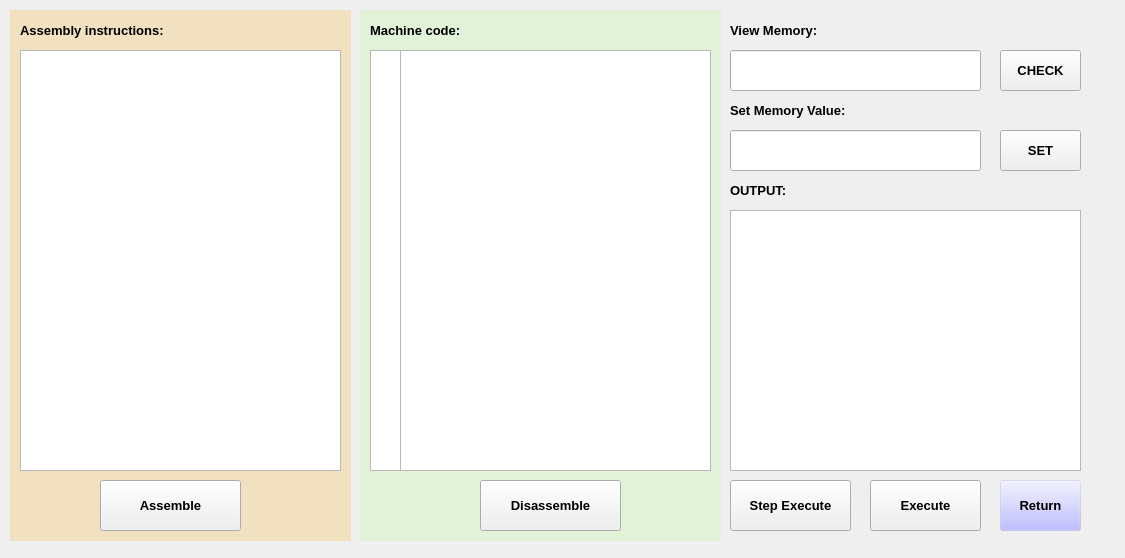
<?xml version="1.0" encoding="UTF-8"?>
<ui version="4.0">
 <class>Firstwindow</class>
 <widget class="QWidget" name="Firstwindow">
  <property name="geometry">
   <rect>
    <x>0</x>
    <y>0</y>
    <width>1125</width>
    <height>558</height>
   </rect>
  </property>
  <property name="windowTitle">
   <string>Form</string>
  </property>
  <widget class="QPushButton" name="Execute">
   <property name="geometry">
    <rect>
     <x>870</x>
     <y>480</y>
     <width>111</width>
     <height>51</height>
    </rect>
   </property>
   <property name="font">
    <font>
     <pointsize>10</pointsize>
     <bold>true</bold>
    </font>
   </property>
   <property name="text">
    <string>Execute</string>
   </property>
  </widget>
  <widget class="QPushButton" name="CHECK">
   <property name="geometry">
    <rect>
     <x>1000</x>
     <y>50</y>
     <width>81</width>
     <height>41</height>
    </rect>
   </property>
   <property name="font">
    <font>
     <pointsize>10</pointsize>
     <bold>true</bold>
    </font>
   </property>
   <property name="text">
    <string>CHECK</string>
   </property>
  </widget>
  <widget class="QLineEdit" name="lineEdit_2">
   <property name="geometry">
    <rect>
     <x>730</x>
     <y>130</y>
     <width>251</width>
     <height>41</height>
    </rect>
   </property>
  </widget>
  <widget class="QPushButton" name="pushButton">
   <property name="geometry">
    <rect>
     <x>1000</x>
     <y>130</y>
     <width>81</width>
     <height>41</height>
    </rect>
   </property>
   <property name="font">
    <font>
     <pointsize>10</pointsize>
     <bold>true</bold>
    </font>
   </property>
   <property name="text">
    <string>SET</string>
   </property>
  </widget>
  <widget class="QLineEdit" name="lineEdit">
   <property name="geometry">
    <rect>
     <x>730</x>
     <y>50</y>
     <width>251</width>
     <height>41</height>
    </rect>
   </property>
  </widget>
  <widget class="QLabel" name="label">
   <property name="geometry">
    <rect>
     <x>730</x>
     <y>20</y>
     <width>110</width>
     <height>20</height>
    </rect>
   </property>
   <property name="font">
    <font>
     <pointsize>10</pointsize>
     <bold>true</bold>
    </font>
   </property>
   <property name="text">
    <string>View Memory:</string>
   </property>
  </widget>
  <widget class="QPushButton" name="Step_Execute">
   <property name="geometry">
    <rect>
     <x>730</x>
     <y>480</y>
     <width>121</width>
     <height>51</height>
    </rect>
   </property>
   <property name="font">
    <font>
     <pointsize>10</pointsize>
     <bold>true</bold>
    </font>
   </property>
   <property name="text">
    <string>Step Execute</string>
   </property>
  </widget>
  <widget class="QLabel" name="label_3">
   <property name="geometry">
    <rect>
     <x>730</x>
     <y>100</y>
     <width>143</width>
     <height>20</height>
    </rect>
   </property>
   <property name="font">
    <font>
     <pointsize>10</pointsize>
     <bold>true</bold>
    </font>
   </property>
   <property name="text">
    <string>Set Memory Value:</string>
   </property>
  </widget>
  <widget class="QLabel" name="label_5">
   <property name="geometry">
    <rect>
     <x>730</x>
     <y>180</y>
     <width>69</width>
     <height>20</height>
    </rect>
   </property>
   <property name="font">
    <font>
     <pointsize>10</pointsize>
     <bold>true</bold>
    </font>
   </property>
   <property name="text">
    <string>OUTPUT:</string>
   </property>
  </widget>
  <widget class="QPlainTextEdit" name="plainTextEdit1">
   <property name="geometry">
    <rect>
     <x>730</x>
     <y>210</y>
     <width>351</width>
     <height>261</height>
    </rect>
   </property>
   <property name="readOnly">
    <bool>true</bool>
   </property>
  </widget>
  <widget class="QPushButton" name="pushButton_4">
   <property name="geometry">
    <rect>
     <x>1000</x>
     <y>480</y>
     <width>81</width>
     <height>51</height>
    </rect>
   </property>
   <property name="font">
    <font>
     <pointsize>10</pointsize>
     <bold>true</bold>
    </font>
   </property>
   <property name="styleSheet">
    <string notr="true">background-color: rgba(170, 170, 255, 50);</string>
   </property>
   <property name="text">
    <string>Return</string>
   </property>
  </widget>
  <widget class="QLabel" name="label_6">
   <property name="geometry">
    <rect>
     <x>10</x>
     <y>10</y>
     <width>341</width>
     <height>531</height>
    </rect>
   </property>
   <property name="styleSheet">
    <string notr="true">background-color: rgba(255, 170, 0, 50);</string>
   </property>
   <property name="text">
    <string/>
   </property>
  </widget>
  <widget class="QPlainTextEdit" name="plainTextEdit">
   <property name="geometry">
    <rect>
     <x>20</x>
     <y>50</y>
     <width>321</width>
     <height>421</height>
    </rect>
   </property>
  </widget>
  <widget class="QLabel" name="label_4">
   <property name="geometry">
    <rect>
     <x>20</x>
     <y>20</y>
     <width>171</width>
     <height>20</height>
    </rect>
   </property>
   <property name="font">
    <font>
     <pointsize>10</pointsize>
     <bold>true</bold>
    </font>
   </property>
   <property name="text">
    <string>Assembly instructions:</string>
   </property>
  </widget>
  <widget class="QPushButton" name="pushButton_2">
   <property name="geometry">
    <rect>
     <x>100</x>
     <y>480</y>
     <width>141</width>
     <height>51</height>
    </rect>
   </property>
   <property name="font">
    <font>
     <pointsize>10</pointsize>
     <bold>true</bold>
    </font>
   </property>
   <property name="text">
    <string>Assemble</string>
   </property>
  </widget>
  <widget class="QLabel" name="label_7">
   <property name="geometry">
    <rect>
     <x>360</x>
     <y>10</y>
     <width>361</width>
     <height>531</height>
    </rect>
   </property>
   <property name="styleSheet">
    <string notr="true">background-color: rgba(170, 255, 127, 50);</string>
   </property>
   <property name="text">
    <string/>
   </property>
  </widget>
  <widget class="QPlainTextEdit" name="plainTextEdit_Bcode">
   <property name="geometry">
    <rect>
     <x>400</x>
     <y>50</y>
     <width>311</width>
     <height>421</height>
    </rect>
   </property>
  </widget>
  <widget class="QPlainTextEdit" name="plainTextEdit_2">
   <property name="geometry">
    <rect>
     <x>370</x>
     <y>50</y>
     <width>31</width>
     <height>421</height>
    </rect>
   </property>
   <property name="styleSheet">
    <string notr="true">QPalette palette = ui-&gt;plainTextEdit-&gt;palette();
palette.setColor(QPalette::Base, QColor(&quot;#F0F0F0&quot;));
ui-&gt;plainTextEdit-&gt;setPalette(palette);</string>
   </property>
   <property name="readOnly">
    <bool>true</bool>
   </property>
  </widget>
  <widget class="QLabel" name="label_2">
   <property name="geometry">
    <rect>
     <x>370</x>
     <y>20</y>
     <width>110</width>
     <height>20</height>
    </rect>
   </property>
   <property name="font">
    <font>
     <pointsize>10</pointsize>
     <bold>true</bold>
    </font>
   </property>
   <property name="text">
    <string>Machine code:</string>
   </property>
  </widget>
  <widget class="QPushButton" name="pushButton_3">
   <property name="geometry">
    <rect>
     <x>480</x>
     <y>480</y>
     <width>141</width>
     <height>51</height>
    </rect>
   </property>
   <property name="font">
    <font>
     <pointsize>10</pointsize>
     <bold>true</bold>
    </font>
   </property>
   <property name="text">
    <string>Disassemble</string>
   </property>
  </widget>
 </widget>
 <resources/>
 <connections/>
</ui>
